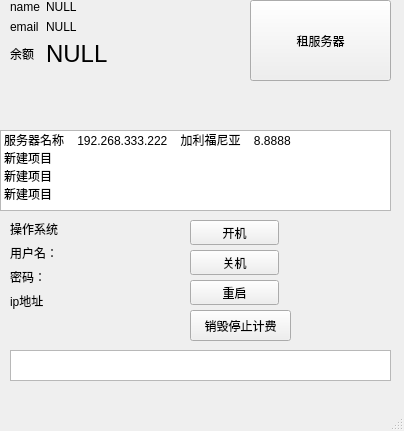
<?xml version="1.0" encoding="UTF-8"?>
<ui version="4.0">
 <class>PageInformation</class>
 <widget class="QMainWindow" name="PageInformation">
  <property name="geometry">
   <rect>
    <x>0</x>
    <y>0</y>
    <width>404</width>
    <height>431</height>
   </rect>
  </property>
  <property name="windowTitle">
   <string>Information</string>
  </property>
  <widget class="QWidget" name="centralwidget">
   <widget class="QWidget" name="formLayoutWidget">
    <property name="geometry">
     <rect>
      <x>10</x>
      <y>0</y>
      <width>221</width>
      <height>81</height>
     </rect>
    </property>
    <layout class="QFormLayout" name="formLayout">
     <item row="0" column="0">
      <widget class="QLabel" name="label_3">
       <property name="text">
        <string>name</string>
       </property>
      </widget>
     </item>
     <item row="0" column="1">
      <widget class="QLabel" name="label_name">
       <property name="text">
        <string>NULL</string>
       </property>
      </widget>
     </item>
     <item row="1" column="0">
      <widget class="QLabel" name="label_4">
       <property name="text">
        <string>email</string>
       </property>
      </widget>
     </item>
     <item row="1" column="1">
      <widget class="QLabel" name="label_email">
       <property name="text">
        <string>NULL</string>
       </property>
      </widget>
     </item>
     <item row="2" column="0">
      <widget class="QLabel" name="label_5">
       <property name="text">
        <string>余额</string>
       </property>
      </widget>
     </item>
     <item row="2" column="1">
      <widget class="QLabel" name="label_money">
       <property name="font">
        <font>
         <pointsize>18</pointsize>
        </font>
       </property>
       <property name="text">
        <string>NULL</string>
       </property>
      </widget>
     </item>
    </layout>
   </widget>
   <widget class="QPlainTextEdit" name="logEdit">
    <property name="geometry">
     <rect>
      <x>10</x>
      <y>350</y>
      <width>381</width>
      <height>31</height>
     </rect>
    </property>
    <property name="readOnly">
     <bool>true</bool>
    </property>
   </widget>
   <widget class="QPushButton" name="button_buy">
    <property name="geometry">
     <rect>
      <x>250</x>
      <y>0</y>
      <width>141</width>
      <height>81</height>
     </rect>
    </property>
    <property name="text">
     <string>租服务器</string>
    </property>
   </widget>
   <widget class="QListWidget" name="listWidget">
    <property name="geometry">
     <rect>
      <x>0</x>
      <y>130</y>
      <width>391</width>
      <height>81</height>
     </rect>
    </property>
    <item>
     <property name="text">
      <string>服务器名称    192.268.333.222    加利福尼亚    8.8888</string>
     </property>
    </item>
    <item>
     <property name="text">
      <string>新建项目</string>
     </property>
    </item>
    <item>
     <property name="text">
      <string>新建项目</string>
     </property>
    </item>
    <item>
     <property name="text">
      <string>新建项目</string>
     </property>
    </item>
   </widget>
   <widget class="QWidget" name="formLayoutWidget_2">
    <property name="geometry">
     <rect>
      <x>10</x>
      <y>220</y>
      <width>160</width>
      <height>112</height>
     </rect>
    </property>
    <layout class="QFormLayout" name="formLayout_2">
     <item row="1" column="0">
      <widget class="QLabel" name="label_1">
       <property name="text">
        <string>用户名：</string>
       </property>
      </widget>
     </item>
     <item row="2" column="0">
      <widget class="QLabel" name="label_2">
       <property name="text">
        <string>密码：</string>
       </property>
      </widget>
     </item>
     <item row="3" column="0">
      <widget class="QLabel" name="label_7">
       <property name="text">
        <string>ip地址</string>
       </property>
      </widget>
     </item>
     <item row="0" column="0">
      <widget class="QLabel" name="label_6">
       <property name="text">
        <string>操作系统</string>
       </property>
      </widget>
     </item>
    </layout>
   </widget>
   <widget class="QPushButton" name="pushButton">
    <property name="geometry">
     <rect>
      <x>190</x>
      <y>220</y>
      <width>89</width>
      <height>25</height>
     </rect>
    </property>
    <property name="text">
     <string>开机</string>
    </property>
   </widget>
   <widget class="QPushButton" name="pushButton_2">
    <property name="geometry">
     <rect>
      <x>190</x>
      <y>250</y>
      <width>89</width>
      <height>25</height>
     </rect>
    </property>
    <property name="text">
     <string>关机</string>
    </property>
   </widget>
   <widget class="QPushButton" name="pushButton_3">
    <property name="geometry">
     <rect>
      <x>190</x>
      <y>280</y>
      <width>89</width>
      <height>25</height>
     </rect>
    </property>
    <property name="text">
     <string>重启</string>
    </property>
   </widget>
   <widget class="QPushButton" name="pushButton_4">
    <property name="geometry">
     <rect>
      <x>190</x>
      <y>310</y>
      <width>101</width>
      <height>31</height>
     </rect>
    </property>
    <property name="text">
     <string>销毁停止计费</string>
    </property>
   </widget>
  </widget>
  <widget class="QMenuBar" name="menubar">
   <property name="geometry">
    <rect>
     <x>0</x>
     <y>0</y>
     <width>404</width>
     <height>28</height>
    </rect>
   </property>
  </widget>
  <widget class="QStatusBar" name="statusbar"/>
 </widget>
 <resources/>
 <connections/>
</ui>
